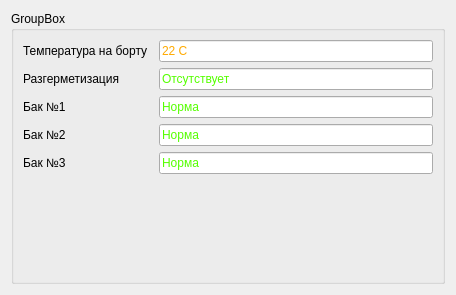
<?xml version="1.0" encoding="UTF-8"?>
<ui version="4.0">
 <class>Form</class>
 <widget class="QWidget" name="Form">
  <property name="geometry">
   <rect>
    <x>0</x>
    <y>0</y>
    <width>456</width>
    <height>295</height>
   </rect>
  </property>
  <property name="windowTitle">
   <string>Form</string>
  </property>
  <layout class="QHBoxLayout" name="horizontalLayout">
   <item>
    <widget class="QGroupBox" name="groupBox">
     <property name="title">
      <string>GroupBox</string>
     </property>
     <layout class="QVBoxLayout" name="verticalLayout">
      <item>
       <layout class="QHBoxLayout" name="horizontalLayout_2">
        <item>
         <widget class="QLabel" name="label">
          <property name="minimumSize">
           <size>
            <width>130</width>
            <height>0</height>
           </size>
          </property>
          <property name="text">
           <string>Температура на борту</string>
          </property>
         </widget>
        </item>
        <item>
         <widget class="QLineEdit" name="lineEdit">
          <property name="styleSheet">
           <string notr="true">color: rgb(255, 170, 0);</string>
          </property>
          <property name="text">
           <string>22 С</string>
          </property>
         </widget>
        </item>
       </layout>
      </item>
      <item>
       <layout class="QHBoxLayout" name="horizontalLayout_3">
        <item>
         <widget class="QLabel" name="label_2">
          <property name="minimumSize">
           <size>
            <width>130</width>
            <height>0</height>
           </size>
          </property>
          <property name="text">
           <string>Разгерметизация</string>
          </property>
         </widget>
        </item>
        <item>
         <widget class="QLineEdit" name="lineEdit_2">
          <property name="styleSheet">
           <string notr="true">color: rgb(85, 255, 0);</string>
          </property>
          <property name="text">
           <string>Отсутствует</string>
          </property>
         </widget>
        </item>
       </layout>
      </item>
      <item>
       <layout class="QHBoxLayout" name="horizontalLayout_4">
        <item>
         <widget class="QLabel" name="label_3">
          <property name="minimumSize">
           <size>
            <width>130</width>
            <height>0</height>
           </size>
          </property>
          <property name="text">
           <string>Бак №1</string>
          </property>
         </widget>
        </item>
        <item>
         <widget class="QLineEdit" name="lineEdit_3">
          <property name="styleSheet">
           <string notr="true">color: rgb(85, 255, 0);</string>
          </property>
          <property name="text">
           <string>Норма</string>
          </property>
         </widget>
        </item>
       </layout>
      </item>
      <item>
       <layout class="QHBoxLayout" name="horizontalLayout_5">
        <item>
         <widget class="QLabel" name="label_4">
          <property name="minimumSize">
           <size>
            <width>130</width>
            <height>0</height>
           </size>
          </property>
          <property name="text">
           <string>Бак №2</string>
          </property>
         </widget>
        </item>
        <item>
         <widget class="QLineEdit" name="lineEdit_4">
          <property name="styleSheet">
           <string notr="true">color: rgb(85, 255, 0);</string>
          </property>
          <property name="text">
           <string>Норма</string>
          </property>
         </widget>
        </item>
       </layout>
      </item>
      <item>
       <layout class="QHBoxLayout" name="horizontalLayout_6">
        <item>
         <widget class="QLabel" name="label_5">
          <property name="minimumSize">
           <size>
            <width>130</width>
            <height>0</height>
           </size>
          </property>
          <property name="text">
           <string>Бак №3</string>
          </property>
         </widget>
        </item>
        <item>
         <widget class="QLineEdit" name="lineEdit_5">
          <property name="styleSheet">
           <string notr="true">color: rgb(85, 255, 0);</string>
          </property>
          <property name="text">
           <string>Норма</string>
          </property>
         </widget>
        </item>
       </layout>
      </item>
      <item>
       <spacer name="verticalSpacer">
        <property name="orientation">
         <enum>Qt::Orientation::Vertical</enum>
        </property>
        <property name="sizeHint" stdset="0">
         <size>
          <width>20</width>
          <height>40</height>
         </size>
        </property>
       </spacer>
      </item>
     </layout>
    </widget>
   </item>
  </layout>
 </widget>
 <resources/>
 <connections/>
</ui>
